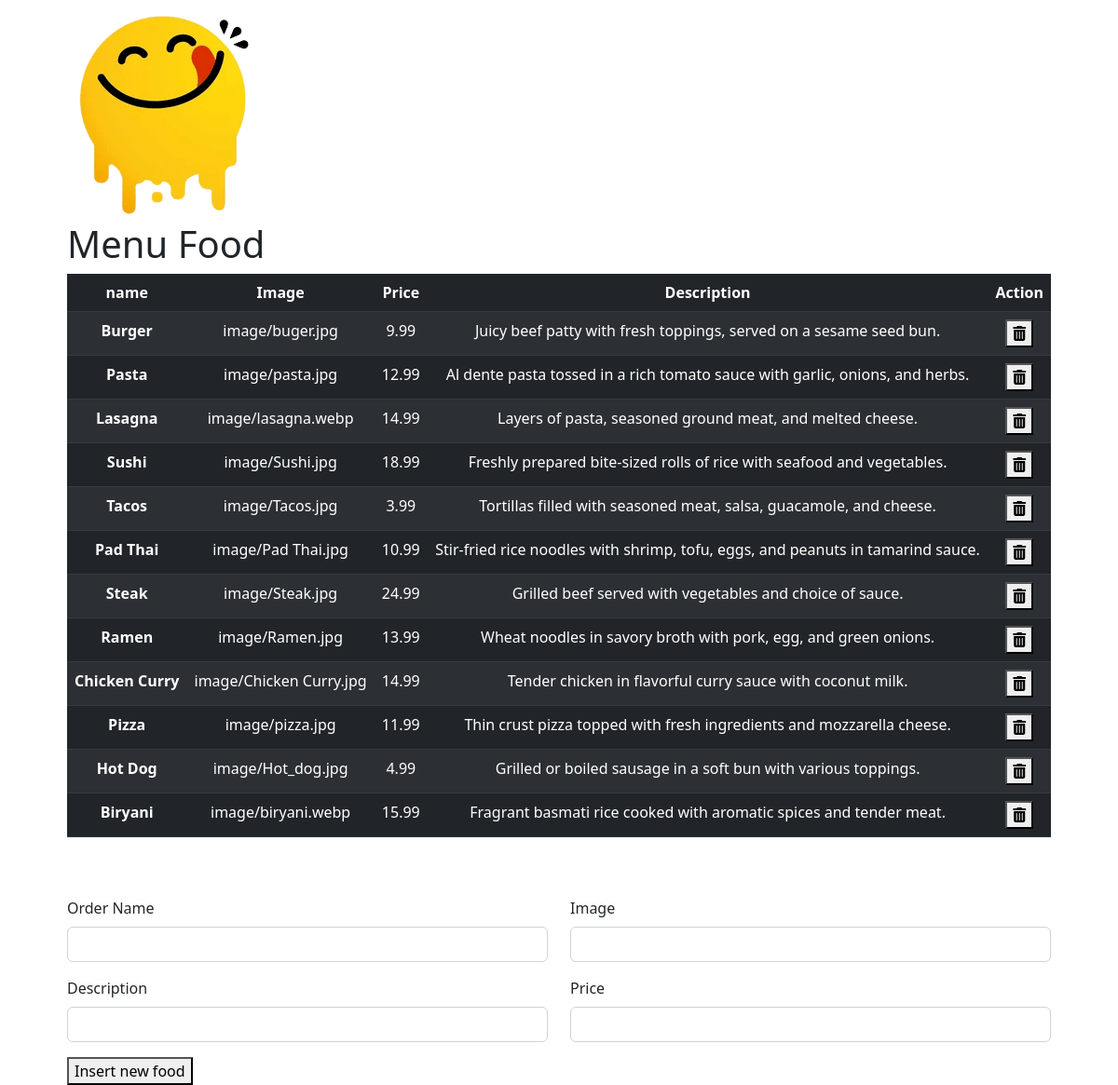
The app's page /menudisplay.php (signed in) with its own data.
### tables this page shows
CREATE TABLE `menu` (
  `id` int(11) NOT NULL,
  `name` varchar(255) NOT NULL,
  `description` text NOT NULL,
  `price` decimal(10,2) NOT NULL,
  `image_url` varchar(255) NOT NULL
);

### menudisplay.php (the view, shortened to what this page needs)
<!DOCTYPE html>
<html lang="en">
<head>
    <link rel="stylesheet" href="css/all.css">
    <link rel="stylesheet" href="css/bootstrap.min.css">
    <link rel="stylesheet" href="css/style.css">
</head>
<body>
    <section class="menu_food">
        <div class="container">
            <a href="dashboard.php"> <img src="image/logo.png" class="logo_card"></a>
            <h1>Menu <span class="menu_food_text">Food</span></h1>
            <table class="table table-dark table-striped text-center">
                <thead>
                    <tr>
                        <th scope="col">name</th>
                        <th scope="col">Image</th>
                        <th scope="col">Price</th>
                        <th scope="col">Description</th>
                        <th scope="col">Action</th>
                    </tr>
                </thead>
                <tbody>
                    <?php
                    $con = mysqli_connect("localhost", "root", "", "yummy") or die("connection failed");
                    $sql = "SELECT * FROM menu";
                    $result = $con->query($sql);
                    if ($result->num_rows > 0) {
                        while ($row = $result->fetch_assoc()) {
                            echo '<tr>';
                            echo '<th scope="row">' . $row['name'] . '</th>';
                            echo '<td>' . $row['image_url'] . '</td>';
                            echo '<td>' . $row['price'] . '</td>';
                            echo '<td>' . $row['description'] . '</td>';
                            echo '<td>';
                            echo '<form method="post">';
                            echo '<button  type="submit" name="delete1">
                        <i class="delete fa-solid fa-trash-can"></i>
                    </button>';
                            echo '</form>';
                            echo '</td>';
                            echo '</tr>';
                        }
                    }
                    ?>
                </tbody>
            </table>
            <div class="row pt-5">
                <div class="col-md-6">
                    <form method="post">
                        <div class="mb-3">
                            <label for="formGroupExampleInput" class="form-label">Order Name</label>
                            <input name="name" type="text" class="form-control" id="formGroupExampleInput">
                        </div>
                        <div class="mb-3">
                            <label for="formGroupExampleInput" class="form-label">Description</label>
                            <input name="description" type="text" class="form-control" id="formGroupExampleInput2">
                        </div>
                        <button name="insert" class="menu_food_button">Insert new food</button>
                </div>
                <div class="col-md-6">
                    <div class="mb-3">
                        <label for="formGroupExampleInput" class="form-label">Image</label>
                        <input name="image" type="text" class="form-control" id="formGroupExampleInput2">
                    </div>
                    <div class="mb-3">
                        <label for="formGroupExampleInput2" class="form-label">Price</label>
                        <input name="price" type="number" class="form-control" id="formGroupExampleInput2">
                    </div>
                </div>
            </div>
        </div>
    </section>
</body>
</html>

### css/style.css (style rules this page uses)
* { margin : 0px; box-sizing: border-box; }
.container { width: 90%; }

### records on screen
menu: name "Burger", image_url "image/buger.jpg", price "9.99", description "Juicy beef patty with fresh toppings, served on a sesame seed bun."
menu: name "Pasta", image_url "image/pasta.jpg", price "12.99", description "Al dente pasta tossed in a rich tomato sauce with garlic, onions, and herbs."
menu: name "Lasagna", image_url "image/lasagna.webp", price "14.99", description "Layers of pasta, seasoned ground meat, and melted cheese."
menu: name "Sushi", image_url "image/Sushi.jpg", price "18.99", description "Freshly prepared bite-sized rolls of rice with seafood and vegetables."
menu: name "Tacos", image_url "image/Tacos.jpg", price "3.99", description "Tortillas filled with seasoned meat, salsa, guacamole, and cheese."
menu: name "Pad Thai", image_url "image/Pad Thai.jpg", price "10.99", description "Stir-fried rice noodles with shrimp, tofu, eggs, and peanuts in tamarind sauce."
menu: name "Steak", image_url "image/Steak.jpg", price "24.99", description "Grilled beef served with vegetables and choice of sauce."
menu: name "Ramen", image_url "image/Ramen.jpg", price "13.99", description "Wheat noodles in savory broth with pork, egg, and green onions."
menu: name "Chicken Curry", image_url "image/Chicken Curry.jpg", price "14.99", description "Tender chicken in flavorful curry sauce with coconut milk."
menu: name "Pizza", image_url "image/pizza.jpg", price "11.99", description "Thin crust pizza topped with fresh ingredients and mozzarella cheese."
menu: name "Hot Dog", image_url "image/Hot_dog.jpg", price "4.99", description "Grilled or boiled sausage in a soft bun with various toppings."
menu: name "Biryani", image_url "image/biryani.webp", price "15.99", description "Fragrant basmati rice cooked with aromatic spices and tender meat."
